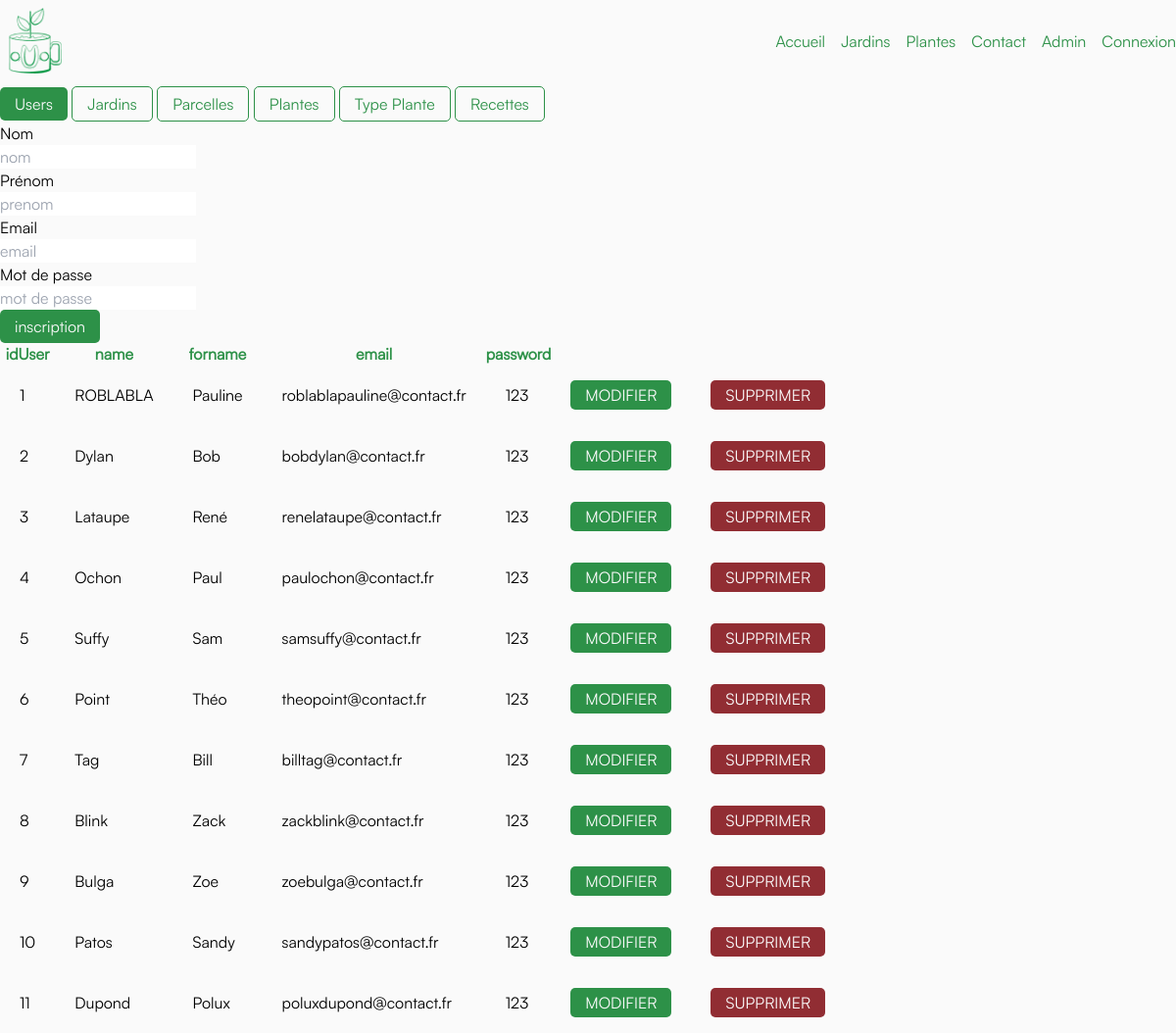
/admin/admin.php, run on the app's committed database.
### tables this page shows
CREATE TABLE `USER` (
  `idUser` int(11) NOT NULL,
  `name` varchar(100) NOT NULL,
  `forname` varchar(100) NOT NULL,
  `email` varchar(100) DEFAULT NULL,
  `password` varchar(100) DEFAULT NULL
);

### admin/admin.php (the view, shortened to what this page needs)
<body>
<?php
    require_once('../assets/conf/head.inc.php');
    require_once('../assets/conf/conf.inc.php');
    require_once('../assets/conf/header.inc.php');
?>
<div>
    <button class="view-button button-secondary" data-view="Users" onclick="setView('Users')">Users</button>
    <button class=" view-button button-primary" data-view="Jardins" onclick="setView('Jardins')">Jardins</button>
    <button class=" view-button button-primary" data-view="Parcelles" onclick="setView('Parcelles')">Parcelles</button>
    <button class=" view-button button-primary" data-view="Plantes" onclick="setView('Plantes')">Plantes</button>
    <button class=" view-button button-primary" data-view="Type_Plante" onclick="setView('Type_Plante')">Type Plante</button>
    <button class=" view-button button-primary" data-view="Recettes" onclick="setView('Recettes')">Recettes</button>
</div>
<div class="view Users">
<?php
    $req = $db->query("SELECT * FROM USER;");
    require_once('../admin/User/inscriptionUser.php');
    echo '<table>';
    echo '<tr class="text-main">';
    echo '<th>idUser</th>';
    echo '<th>name</th>';
    echo '<th>forname</th>';
    echo '<th>email</th>';
    echo '<th>password</th>';
    echo '</tr>';
    while($rep = $req->fetch()) {
        echo '<tr class="h-8">';
        echo '<td class="p-5">'.$rep['idUser'].'</td>';
        echo '<td class="p-5">'.$rep['name'].'</td>';
        echo '<td class="p-5">'.$rep['forname'].'</td>';
        echo '<td class="p-5">'.$rep['email'].'</td>';
        echo '<td class="p-5">'.$rep['password'].'</td>';
        echo '<td class="p-5"><a class="button-primary" href="/admin/User/modificationUser.php?num='. $rep['idUser'] . '">MODIFIER</a></td>';
        echo '<td class="p-5"><a class="button-tercery" href="/admin/User/deleteUser.php?num='. $rep['idUser'] . '">SUPPRIMER</a></td>';
        echo '</tr>';
    }
    echo '</table>';
?>
</div>
</body>

### assets/css/style.css (style rules this page uses)
* { box-sizing: border-box; padding: 0; margin: 0; }
body { padding-top: 11svh; background-color: #FAFAFA; font-family: 'Satoshi-Regular'; }
.button-primary { background-color: #2D9148; color: #FAFAFA; padding: 5px 15px; border: 1px transparent; border-radius: 5px; cursor: pointer; }
.button-secondary { background-color: #FAFAFA; color: #2D9148; padding: 5px 15px; border: 1px solid #2D9148; border-radius: 5px; cursor: pointer; }
.button-tercery { background-color: #912D33; color: #FAFAFA; padding: 5px 15px; border: 1px transparent; border-radius: 5px; cursor: pointer; }

### data on the page
user: idUser "1", name "ROBLABLA", forname "Pauline", email "roblablapauline@contact.fr", password "123"
user: idUser "2", name "Dylan", forname "Bob", email "bobdylan@contact.fr", password "123"
user: idUser "3", name "Lataupe", forname "René", email "renelataupe@contact.fr", password "123"
user: idUser "4", name "Ochon", forname "Paul", email "paulochon@contact.fr", password "123"
user: idUser "5", name "Suffy", forname "Sam", email "samsuffy@contact.fr", password "123"
user: idUser "6", name "Point", forname "Théo", email "theopoint@contact.fr", password "123"
user: idUser "7", name "Tag", forname "Bill", email "billtag@contact.fr", password "123"
user: idUser "8", name "Blink", forname "Zack", email "zackblink@contact.fr", password "123"
user: idUser "9", name "Bulga", forname "Zoe", email "zoebulga@contact.fr", password "123"
user: idUser "10", name "Patos", forname "Sandy", email "sandypatos@contact.fr", password "123"
user: idUser "11", name "Dupond", forname "Polux", email "poluxdupond@contact.fr", password "123"
